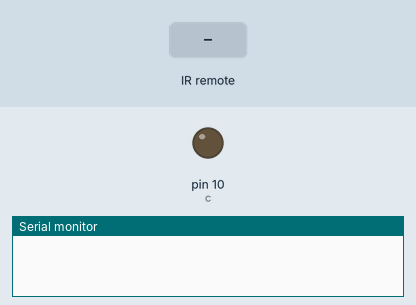
Simulated run of this sketch. Board: Arduino Uno, built with avr-gcc and run on an emulated ATmega328P. On the bench: output pins drawn as LEDs (lit = HIGH), the last lines printed to the serial monitor. The test bench sets the inputs (shaded band).

Above: at 1.2 s.
1.3 s: infrared code 0x80BF3BC4 received
At 2.4 s:
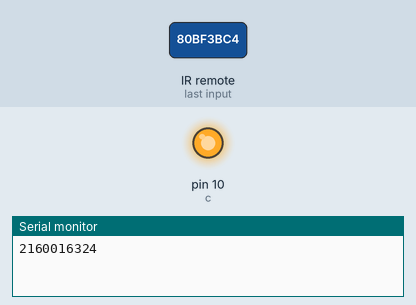
2.8 s: infrared code 0x80BF39C6 received
At 3.5 s:
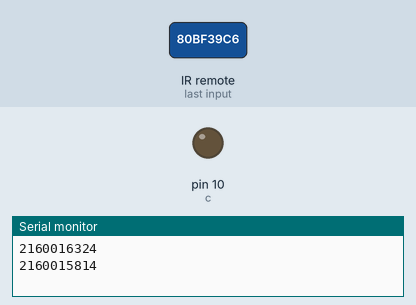
Timing chart, 0 to 5.8 s (numbered marks = the images above; inputs shaded):
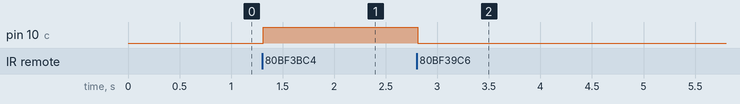

Measured:
- after the input at 1.3 s, pin 10 (c): LOW → HIGH at once
- after the input at 2.8 s, pin 10 (c): HIGH → LOW at once

The sketch:

ir_reader.ino
```cpp
#include <IRremote.h>

int RECV_PIN = 3;               //declared for receiving pulses
int c=10;                        // declared if you want to control with a single button
IRrecv irrecv(RECV_PIN);
decode_results results;


void setup()
{
  pinMode(c, OUTPUT);
   Serial.begin(9600);
  irrecv.enableIRIn();                      // Start the receiver
}

void loop() {
  if (irrecv.decode(&results))
  {
    Serial.println(results.value);
    delay(10);
    if(results.value==2160016324)
    {
     digitalWrite(c,HIGH);
    }
     else if(results.value==2160015814)
     {
          digitalWrite(c,LOW);
     }

      irrecv.resume();                        // Receive the next value
  }

  }
```
